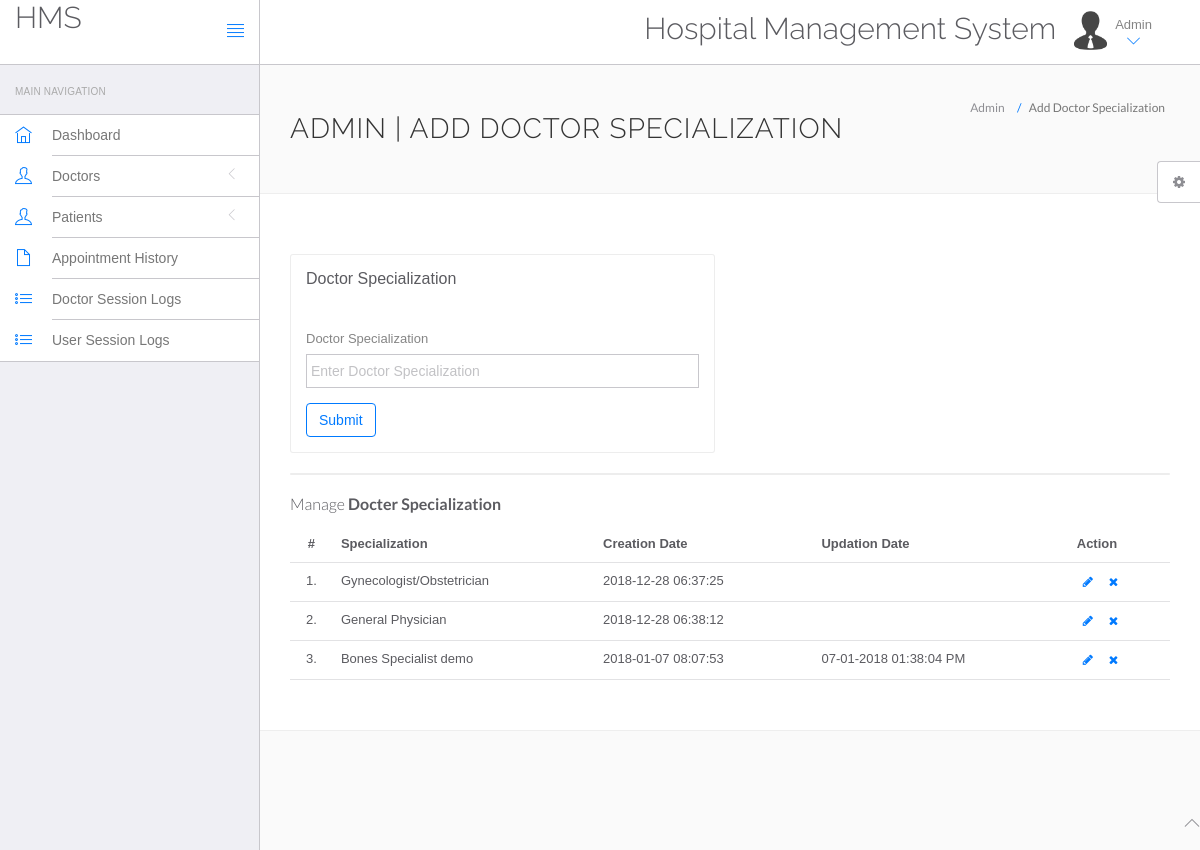
Page /hms/admin/doctor-specilization.php (signed in) on the committed database.
### tables this page shows
CREATE TABLE IF NOT EXISTS `doctorspecilization` (
  `id` int(11) NOT NULL,
  `specilization` varchar(255) NOT NULL,
  `creationDate` timestamp NOT NULL DEFAULT CURRENT_TIMESTAMP,
  `updationDate` varchar(255) NOT NULL
);

### hms/admin/doctor-specilization.php (the view, shortened to what this page needs)
<?php
include('include/config.php');
?>
<!DOCTYPE html>
<html lang="en">
	<head>
		<link rel="stylesheet" href="vendor/bootstrap/css/bootstrap.min.css">
		<link rel="stylesheet" href="vendor/fontawesome/css/font-awesome.min.css">
		<link rel="stylesheet" href="vendor/themify-icons/themify-icons.min.css">
		<link href="vendor/animate.css/animate.min.css" rel="stylesheet" media="screen">
		<link href="vendor/perfect-scrollbar/perfect-scrollbar.min.css" rel="stylesheet" media="screen">
		<link href="vendor/switchery/switchery.min.css" rel="stylesheet" media="screen">
		<link href="vendor/bootstrap-touchspin/jquery.bootstrap-touchspin.min.css" rel="stylesheet" media="screen">
		<link href="vendor/select2/select2.min.css" rel="stylesheet" media="screen">
		<link href="vendor/bootstrap-datepicker/bootstrap-datepicker3.standalone.min.css" rel="stylesheet" media="screen">
		<link href="vendor/bootstrap-timepicker/bootstrap-timepicker.min.css" rel="stylesheet" media="screen">
		<link rel="stylesheet" href="assets/css/styles.css">
		<link rel="stylesheet" href="assets/css/plugins.css">
		<link rel="stylesheet" href="assets/css/themes/theme-1.css" id="skin_color" />
	</head>
	<body>
		<div id="app">
<?php include('include/sidebar.php');?>
			<div class="app-content">
						<?php include('include/header.php');?>
				<div class="main-content" >
					<div class="wrap-content container" id="container">
						<section id="page-title">
							<div class="row">
								<div class="col-sm-8">
									<h1 class="mainTitle">Admin | Add Doctor Specialization</h1>
																	</div>
								<ol class="breadcrumb">
									<li>
										<span>Admin</span>
									</li>
									<li class="active">
										<span>Add Doctor Specialization</span>
									</li>
								</ol>
							</div>
						</section>
						<div class="container-fluid container-fullw bg-white">
							<div class="row">
								<div class="col-md-12">
									<div class="row margin-top-30">
										<div class="col-lg-6 col-md-12">
											<div class="panel panel-white">
												<div class="panel-heading">
													<h5 class="panel-title">Doctor Specialization</h5>
												</div>
												<div class="panel-body">
													<form role="form" name="dcotorspcl" method="post" >
														<div class="form-group">
															<label for="exampleInputEmail1">
																Doctor Specialization
															</label>
							<input type="text" name="doctorspecilization" class="form-control"  placeholder="Enter Doctor Specialization">
														</div>
														<button type="submit" name="submit" class="btn btn-o btn-primary">
															Submit
														</button>
													</form>
												</div>
											</div>
										</div>
											</div>
										</div>
									<div class="col-lg-12 col-md-12">
											<div class="panel panel-white">
											</div>
										</div>
									</div>
									<div class="row">
								<div class="col-md-12">
									<h5 class="over-title margin-bottom-15">Manage <span class="text-bold">Docter Specialization</span></h5>
									<table class="table table-hover" id="sample-table-1">
										<thead>
											<tr>
												<th class="center">#</th>
												<th>Specialization</th>
												<th class="hidden-xs">Creation Date</th>
												<th>Updation Date</th>
												<th>Action</th>
											</tr>
										</thead>
										<tbody>
<?php
$sql=mysqli_query($con,"select * from doctorSpecilization");
$cnt=1;
while($row=mysqli_fetch_array($sql))
{
?>
											<tr>
												<td class="center"><?php echo $cnt;?>.</td>
												<td class="hidden-xs"><?php echo $row['specilization'];?></td>
												<td><?php echo $row['creationDate'];?></td>
												<td><?php echo $row['updationDate'];?>
												</td>
												<td >
												<div class="visible-md visible-lg hidden-sm hidden-xs">
							<a href="edit-doctor-specialization.php?id=<?php echo $row['id'];?>" class="btn btn-transparent btn-xs" tooltip-placement="top" tooltip="Edit"><i class="fa fa-pencil"></i></a>
	<a href="doctor-specilization.php?id=<?php echo $row['id']?>&del=delete" onClick="return confirm('Are you sure you want to delete?')"class="btn btn-transparent btn-xs tooltips" tooltip-placement="top" tooltip="Remove"><i class="fa fa-times fa fa-white"></i></a>
												</div>
												</td>
											</tr>
											<?php
$cnt=$cnt+1;
											 }?>
										</tbody>
									</table>
								</div>
							</div>
								</div>
							</div>
						</div>
					</div>
				</div>
	<?php include('include/footer.php');?>
	<?php include('include/setting.php');?>
	</body>
</html>

### hms/admin/assets/css/themes/theme-1.css (style rules this page uses)
body { background: #FAFAFA; }

### rows in the picture
doctorspecilization: specilization "Gynecologist/Obstetrician", creationDate "2018-12-28 06:37:25"
doctorspecilization: specilization "General Physician", creationDate "2018-12-28 06:38:12"
doctorspecilization: specilization "Bones Specialist demo", creationDate "2018-01-07 08:07:53", updationDate "07-01-2018 01:38:04 PM"
